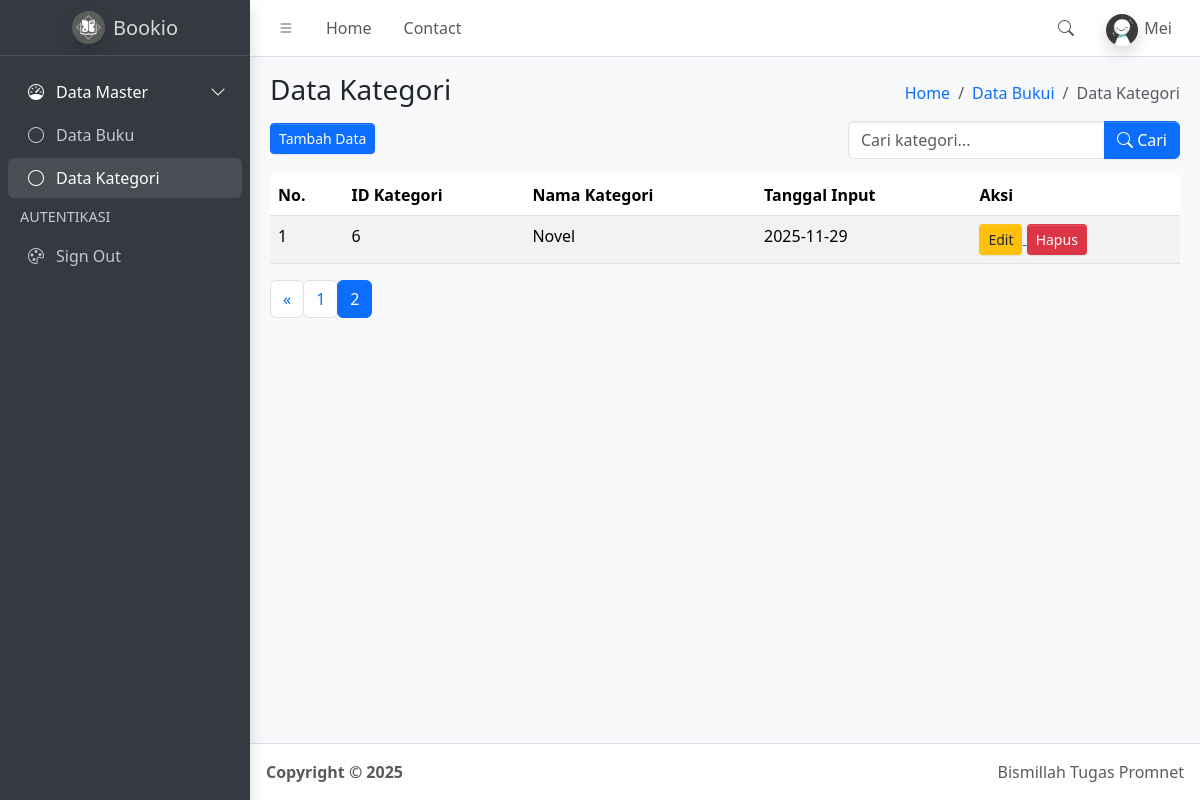
Page /kategori.php?halaman=2 (signed in) on the committed database.
### tables this page shows
CREATE TABLE `kategori` (
  `id_kategori` int(5) NOT NULL,
  `nama_kategori` varchar(50) NOT NULL,
  `tanggal_input_kategori` date NOT NULL DEFAULT current_timestamp()
);

### function.php (called while the page is built, shortened)
<?php
$conn = mysqli_connect("localhost", "root", "", "simbs");
function query($query){
    global $conn;
    $result = mysqli_query($conn, $query);
    $rows = [];
    while( $row = mysqli_fetch_assoc($result) ) {
        $rows[] = $row;
    }
    return $rows;
}
?>

### kategori.php (the view, shortened to what this page needs)
<?php
require("function.php");
$jumlahDataPerHalaman = 4;
if (isset($_POST['search'])) {
    $keyword = $_POST['keyword'];
    $jumlahData = count(query("SELECT * FROM kategori WHERE nama_kategori LIKE '%$keyword%'"));
    $jumlahHalaman = ceil($jumlahData / $jumlahDataPerHalaman);
    $halamanAktif = (isset($_GET["halaman"])) ? $_GET["halaman"] : 1;
    $awalData = ($jumlahDataPerHalaman * $halamanAktif) - $jumlahDataPerHalaman;
    $kategori = query("SELECT * FROM kategori
                       WHERE nama_kategori LIKE '%$keyword%'
                       ORDER BY tanggal_input_kategori DESC
                       LIMIT $awalData, $jumlahDataPerHalaman");
} else {
    $jumlahData = count(query("SELECT * FROM kategori"));
    $jumlahHalaman = ceil($jumlahData / $jumlahDataPerHalaman);
    $halamanAktif = (isset($_GET["halaman"])) ? $_GET["halaman"] : 1;
    $awalData = ($jumlahDataPerHalaman * $halamanAktif) - $jumlahDataPerHalaman;
    $kategori = query("SELECT * FROM kategori
                       ORDER BY tanggal_input_kategori DESC
                       LIMIT $awalData, $jumlahDataPerHalaman");
}
?>
<!doctype html>
<html lang="en">
  <head>
    <link
      rel="stylesheet"
      href="https://cdn.jsdelivr.net/npm/@fontsource/source-sans-3@5.0.12/index.css"
      media="print"
      onload="this.media='all'"
    />
    <link
      rel="stylesheet"
      href="https://cdn.jsdelivr.net/npm/overlayscrollbars@2.11.0/styles/overlayscrollbars.min.css"
    />
    <link
      rel="stylesheet"
      href="https://cdn.jsdelivr.net/npm/bootstrap-icons@1.13.1/font/bootstrap-icons.min.css"
    />
    <link rel="stylesheet" href="dist/css/adminlte.min.css" />
    <link
      rel="stylesheet"
      href="https://cdn.jsdelivr.net/npm/apexcharts@3.37.1/dist/apexcharts.css"
    />
    <link
      rel="stylesheet"
      href="https://cdn.jsdelivr.net/npm/jsvectormap@1.5.3/dist/css/jsvectormap.min.css"
    />
  </head>
  <body class="layout-fixed sidebar-expand-lg bg-body-tertiary">
    <div class="app-wrapper">
      <nav class="app-header navbar navbar-expand bg-body">
        <div class="container-fluid">
          <ul class="navbar-nav">
            <li class="nav-item">
              <a class="nav-link" data-lte-toggle="sidebar" href="#" role="button">
                <i class="bi bi-list"></i>
              </a>
            </li>
            <li class="nav-item d-none d-md-block">
              <a href="#" class="nav-link">Home</a>
            </li>
            <li class="nav-item d-none d-md-block">
              <a href="#" class="nav-link">Contact</a>
            </li>
          </ul>
          <ul class="navbar-nav ms-auto">
            <li class="nav-item">
              <a class="nav-link" data-widget="navbar-search" href="#" role="button">
                <i class="bi bi-search"></i>
              </a>
            </li>
            <li class="nav-item dropdown user-menu">
              <a href="#" class="nav-link dropdown-toggle" data-bs-toggle="dropdown">
                <img
                  src="dist/assets/img/user.jpeg"
                  class="user-image rounded-circle shadow"
                  alt="User Image"
                />
                <span class="d-none d-md-inline">
                  <?= ucfirst($_SESSION["username"]); ?>
                </span>
              </a>
            </li>
          </ul>
        </div>
      </nav>
      <aside class="app-sidebar bg-body-secondary shadow" data-bs-theme="dark">
        <div class="sidebar-brand">
          <a href="index.php" class="brand-link">
            <img
              src="dist/assets/img/bookiologo.jpeg"
              alt="Logo Bookio"
              class="brand-image shadow rounded-circle"
            />
            <span class="brand-text fw-light">Bookio</span>
          </a>
        </div>
        <div class="sidebar-wrapper">
          <nav class="mt-2">
            <ul
              class="nav sidebar-menu flex-column"
              data-lte-toggle="treeview"
              role="navigation"
              aria-label="Main navigation"
              data-accordion="false"
              id="navigation"
            >
              <li class="nav-item menu-open">
                <a href="#" class="nav-link active">
                  <i class="nav-icon bi bi-speedometer"></i>
                  <p>
                    Data Master
                  </p>
                </a>
                <ul class="nav nav-treeview">
                  <li class="nav-item">
                    <a href="index.php" class="nav-link">
                      <i class="nav-icon bi bi-circle"></i>
                      <p>Data Buku</p>
                    </a>
                  </li>
                  <li class="nav-item">
                    <a href="kategori.php" class="nav-link active">
                      <i class="nav-icon bi bi-circle"></i>
                      <p>Data Kategori</p>
                    </a>
                  </li>
                </ul>
              </li>
              <li class="nav-header">AUTENTIKASI</li>
              <li class="nav-item">
                <a href="logout.php" class="nav-link">
                  <i class="nav-icon bi bi-palette"></i>
                  <p>Sign Out</p>
                </a>
              </li>
            </ul>
          </nav>
        </div>
      </aside>
      <main class="app-main">
        <div class="app-content-header">
          <div class="container-fluid">
            <div class="row">
              <div class="col-sm-6">
                <h3 class="mb-3">Data Kategori</h3>
                <a href="tambah_kategori.php">
                  <button class="btn-sm btn btn-primary">Tambah Data</button>
                </a>
              </div>
              <div class="col-sm-6 d-flex flex-column align-items-end">
                <ol class="breadcrumb">
                  <li class="breadcrumb-item"><a href="#">Home</a></li>
                  <li class="breadcrumb-item"><a href="index.php">Data Bukui</a></li>
                  <li class="breadcrumb-item active"><a aria-current="page">Data Kategori</a></li>
                </ol>
                <form class="mt-2" method="post">
                  <div class="input-group">
                  <input
                    type="text"
                    class="form-control"
                    name="keyword"
                    placeholder="Cari kategori..." autocomplete="off"
                  >
                  <button class="btn btn-primary" type="submit" name="search">
                    <i class="bi bi-search"></i> Cari
                  </button>
                </div>
                </form>
              </div>
            </div>
          </div>
        </div>
        <div class="app-content">
          <div class="container-fluid">
            <div class="row">
              <div class="col">
                <table class="table table-striped table-hover">
    <thead>
        <tr>
            <th>No.</th>
            <th>ID Kategori</th>
            <th>Nama Kategori</th>
            <th>Tanggal Input</th>
            <th>Aksi</th>
        </tr>
    </thead>
    <tbody>
         <?php $no=1; ?>
                <?php foreach($kategori as $row): ?>
                <tr>
                    <td> <?= $no ?> </td>
                    <td> <?= $row['id_kategori'] ?> </td>
                    <td> <?= $row['nama_kategori'] ?> </td>
                    <td> <?= $row['tanggal_input_kategori'] ?> </td>
                    <td>
                        <a href="ubah_kategori.php?id_kategori=<?= $row['id_kategori'] ?>">
                            <button class="btn btn-sm bg-warning">Edit</button>
                        </a>
                        <a href="hapus_kategori.php?id=<?= $row['id_kategori'] ?>">
                            <button class="btn btn-sm bg-danger text-white">Hapus</button>
                        </a>
                    </td>
                </tr>
                <?php $no++; ?>
                <?php endforeach; ?>
    </tbody>
</table>
<nav aria-label="Page navigation example">
                    <ul class="pagination">
                        <?php if ($halamanAktif > 1) : ?>
                            <li class="page-item">
                                <a class="page-link" href="?halaman=<?= $halamanAktif - 1; ?>">&laquo;</a>
                            </li>
                        <?php endif; ?>
                        <?php for ($i = 1; $i <= $jumlahHalaman; $i++) : ?>
                            <?php if ($i == $halamanAktif) : ?>
                                <li class="page-item active">
                                    <a class="page-link" href="?halaman=<?= $i; ?>"><?= $i; ?></a>
                                </li>
                            <?php else : ?>
                                <li class="page-item">
                                    <a class="page-link" href="?halaman=<?= $i; ?>"><?= $i; ?></a>
                                </li>
                            <?php endif; ?>
                        <?php endfor; ?>
                    </ul>
                </nav>
              </div>
            </div>
          </div>
        </div>
      </main>
      <footer class="app-footer">
        <div class="float-end d-none d-sm-inline">Bismillah Tugas Promnet</div>
        <strong>
          Copyright &copy; 2025&nbsp;
        </strong>
      </footer>
    </div>
  </body>
</html>

### rows in the picture
kategori: id_kategori "6", nama_kategori "Novel", tanggal_input_kategori "2025-11-29"

### other values in the picture
$_SESSION["username"] "Mei"
